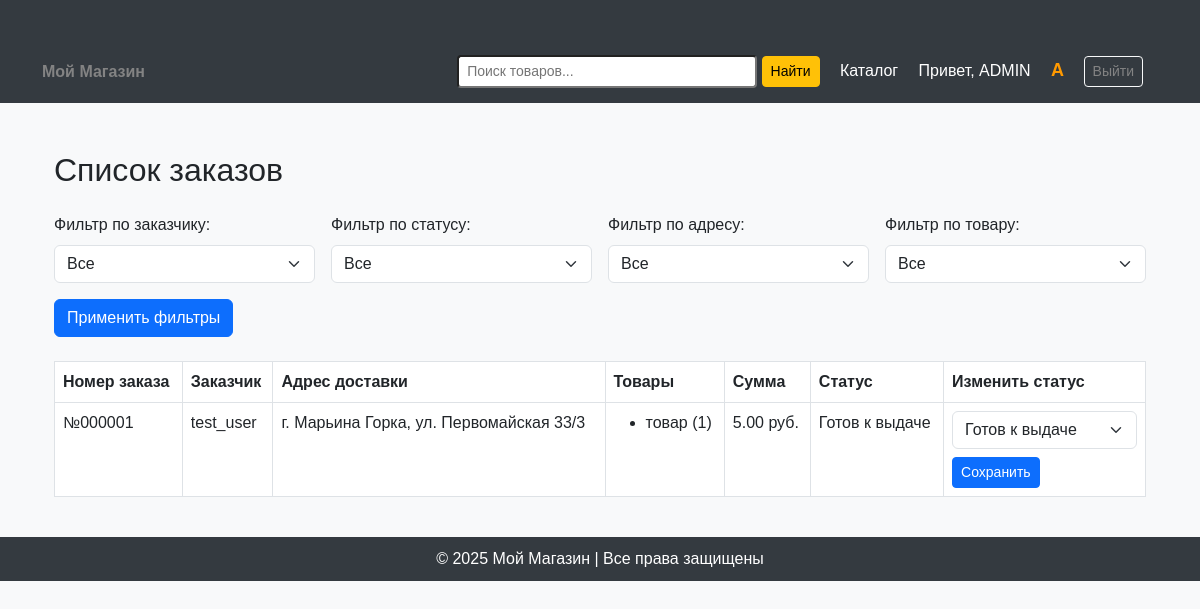
Screenshot of /accounts/view_orders/ (signed in) with the database file from the repository.
### accounts/models.py (models this page shows, shortened)
class Order(models.Model):
    STATUS_CHOICES = [
        ('placed', 'Оформлен'),
        ('on assembly', 'На сборке'),
        ('on the way', 'В пути'),
        ('ready for pickup', 'Готов к выдаче'),
        ('handed over to the courier', 'Передан курьеру'),
    ]
    order_number = models.CharField(max_length=20, unique=True, blank=True, null=True)  # Новый номер заказа
    user = models.ForeignKey(User, on_delete=models.CASCADE)
    delivery_address = models.TextField()
    products = models.ManyToManyField(Product, through='OrderProduct')
    total_price = models.DecimalField(max_digits=10, decimal_places=2)
    order_date = models.DateTimeField(default=timezone.now)
    card_number = models.CharField(max_length=19)
    card_expiry_date = models.CharField(max_length=5)
    cardholder_name = models.CharField(max_length=100)
    cvv = models.CharField(max_length=3, verbose_name="CVV")
    status = models.CharField(max_length=50, choices=STATUS_CHOICES, default='placed')

class OrderProduct(models.Model):
    order = models.ForeignKey(Order, on_delete=models.CASCADE)
    product = models.ForeignKey(Product, on_delete=models.CASCADE)
    quantity = models.PositiveIntegerField()  # Количество товара

class Product(models.Model):
    name = models.CharField(max_length=255, verbose_name="Название")
    price = models.DecimalField(max_digits=10, decimal_places=2, verbose_name="Цена")
    parameter_1 = models.CharField(max_length=255, blank=True, verbose_name="Параметр 1")
    parameter_2 = models.CharField(max_length=255, blank=True, verbose_name="Параметр 2")
    parameter_3 = models.CharField(max_length=255, blank=True, verbose_name="Параметр 3")
    parameter_4 = models.CharField(max_length=255, blank=True, verbose_name="Параметр 4")
    parameter_5 = models.CharField(max_length=255, blank=True, verbose_name="Параметр 5")
    category = models.ForeignKey(Category, on_delete=models.CASCADE, verbose_name="Категория")
    subcategory = models.ForeignKey(Subcategory, on_delete=models.SET_NULL, blank=True, null=True, verbose_name="Подкатегория")  # <-- Добавили
    sku = models.CharField(max_length=50, unique=True, verbose_name="Артикул", blank=True)
    image = models.ImageField(upload_to="product_images/", blank=True, null=True, verbose_name="Изображение")
    description = models.TextField(blank=True, null=True, verbose_name="Описание")
    stock_quantity = models.PositiveIntegerField(default=0, verbose_name="Количество в наличии")
    average_rating = models.DecimalField(max_digits=3, decimal_places=2, default=0.00)

### accounts/views.py (the view, shortened to what this page needs)
# urls.py: path('view_orders/', views.view_orders, name='view_orders'),
@staff_member_required
def view_orders(request):
    orders = Order.objects.prefetch_related('orderproduct_set__product').select_related('user')
    selected_user = request.GET.get('user', 'all')
    selected_status = request.GET.get('status', 'all')
    selected_address = request.GET.get('address', 'all')
    selected_product = request.GET.get('product', 'all')
    if selected_user != 'all':
        orders = orders.filter(user__username=selected_user)
    if selected_status != 'all':
        orders = orders.filter(status=selected_status)
    if selected_address != 'all':
        orders = orders.filter(delivery_address=selected_address)
    if selected_product != 'all':
        orders = orders.filter(orderproduct__product__name=selected_product)
    users = orders.values_list('user__username', flat=True).distinct()
    statuses = Order.STATUS_CHOICES
    addresses = orders.values_list('delivery_address', flat=True).distinct()
    products = Product.objects.filter(orderproduct__order__in=orders).distinct()
    return render(request, 'view_orders.html', {
        'orders': orders,
        'users': users,
        'statuses': statuses,
        'addresses': addresses,
        'products': products,
        'selected_user': selected_user,
        'selected_status': selected_status,
        'selected_address': selected_address,
        'selected_product': selected_product,
    })

### accounts/context_processors.py (called while the page is built)
def notification_counter(request):
    if request.user.is_authenticated:
        count = Notification.objects.filter(user=request.user, is_read=False).count()
        return {'unread_notifications_count': count}
    return {}

### templates/view_orders.html (shortened to what this page needs)
{% extends 'base.html' %}
{% block content %}
<div class="container mt-5">
    <h2 class="mb-4">Список заказов</h2>
    <form method="get" class="row g-3 mb-4">
        <div class="col-md-3">
            <label class="form-label">Фильтр по заказчику:</label>
            <select name="user" class="form-select">
                <option value="all">Все</option>
            </select>
        </div>
        <div class="col-md-3">
            <label class="form-label">Фильтр по статусу:</label>
            <select name="status" class="form-select">
                <option value="all">Все</option>
            </select>
        </div>
        <div class="col-md-3">
            <label class="form-label">Фильтр по адресу:</label>
            <select name="address" class="form-select">
                <option value="all">Все</option>
            </select>
        </div>
        <div class="col-md-3">
            <label class="form-label">Фильтр по товару:</label>
            <select name="product" class="form-select">
                <option value="all">Все</option>
            </select>
        </div>
        <div class="col-12 mt-3">
            <button type="submit" class="btn btn-primary">Применить фильтры</button>
        </div>
    </form>
    <table class="table table-bordered">
        <thead>
            <tr>
                <th>Номер заказа</th>
                <th>Заказчик</th>
                <th>Адрес доставки</th>
                <th>Товары</th>
                <th>Сумма</th>
                <th>Статус</th>
                <th>Изменить статус</th>
            </tr>
        </thead>
        <tbody>
            {% for order in orders %}
            <tr>
                <td>{{ order.order_number }}</td>
                <td>{{ order.user.username }}</td>
                <td>{{ order.delivery_address }}</td>
                <td>
                    <ul class="mb-0">
                        {% for op in order.orderproduct_set.all %}
                            <li>{{ op.product.name }} ({{ op.quantity }})</li>
                        {% endfor %}
                    </ul>
                </td>
                <td>{{ order.total_price }} руб.</td>
                <td>{{ order.get_status_display }}</td>
                <td>
                    <form method="post">
                        <select name="status" class="form-select mb-2">
                            {% for value, label in order.STATUS_CHOICES %}
                                <option value="{{ value }}" {% if value == order.status %}selected{% endif %}>{{ label }}</option>
                            {% endfor %}
                        </select>
                        <button type="submit" class="btn btn-sm btn-primary">Сохранить</button>
                    </form>
                </td>
            </tr>
            {% empty %}
            <tr>
                <td colspan="7" class="text-center">Заказы не найдены.</td>
            </tr>
            {% endfor %}
        </tbody>
    </table>
</div>
{% endblock %}

### templates/base.html (shortened to what this page needs)
<!DOCTYPE html>
<html lang="ru">
<head>
    <link rel="stylesheet" href="https://cdn.jsdelivr.net/npm/bootstrap@5.3.0/dist/css/bootstrap.min.css">
    <link href="https://cdn.jsdelivr.net/npm/bootstrap-icons@1.10.5/font/bootstrap-icons.css" rel="stylesheet">
</head>
<body>
    <header>
        <nav class="navbar">
            <div class="container">
                <a href="{% url 'home' %}" class="fw-bold">Мой Магазин</a>
                <div>
                    {% if user.is_authenticated %}
                    <form method="get" action="{% url 'search' %}" class="d-inline me-3">
                        <input type="text" name="q" class="form-control-sm d-inline-block"
                            placeholder="Поиск товаров..." style="width:300px; display: inline-block;">
                        <button type="submit" class="btn btn-warning btn-sm">Найти</button>
                    </form>
                    <a href="{% url 'catalog' %}" class="text-white me-3">Каталог</a>
                    <span class="text-white me-3">Привет, {{ user.username }}</span>
                    {% if user.userprofile.profile_picture %}
                    <a href="{% url 'profile' %}">
                        <img src="{{ user.userprofile.profile_picture.url }}" alt="Profile" class="profile-icon">
                    </a>
                    {% else %}
                    <a href="{% url 'profile' %}">
                        <span class="username-text">{{ user.username|slice:":1" }}</span>
                    </a>
                    {% endif %}
                    <a href="{% url 'logout' %}" class="btn btn-outline-light btn-sm">Выйти</a>
                    {% else %}
                    <a href="{% url 'login' %}" class="btn btn-light btn-sm">Войти</a>
                    <a href="{% url 'register' %}" class="btn btn-outline-light btn-sm">Регистрация</a>
                    {% endif %}
                </div>
            </div>
        </nav>
    </header>
    <main class="container">
        {% block content %}{% endblock %}
    </main>
    <footer>
        © 2025 Мой Магазин | Все права защищены
    </footer>
</body>
</html>

### templates/base.html (style rules this page uses)
body { background-color: #f8f9fa; font-family: 'Arial', sans-serif; }
.navbar { background-color: #343a40; padding: 15px; }
.navbar a { color: rgb(131, 131, 131); text-decoration: none; margin-right: 15px; }
.container { margin-top: 40px; }
footer { background-color: #343a40; color: white; text-align: center; padding: 10px; margin-top: 40px; }
.username-text { color: #ff9900; font-weight: bold; font-size: 18px; }

### rows the page displays
Order: order_number "№000001", user.username "test_user", delivery_address "г. Марьина Горка, ул. Первомайская 33/3", total_price "5.00", status "Готов к выдаче"
OrderProduct: product.name "товар", quantity "1"

### other values shown
{{ user.username }} "ADMIN"
{{ user.username|slice:":1" }} "A"
